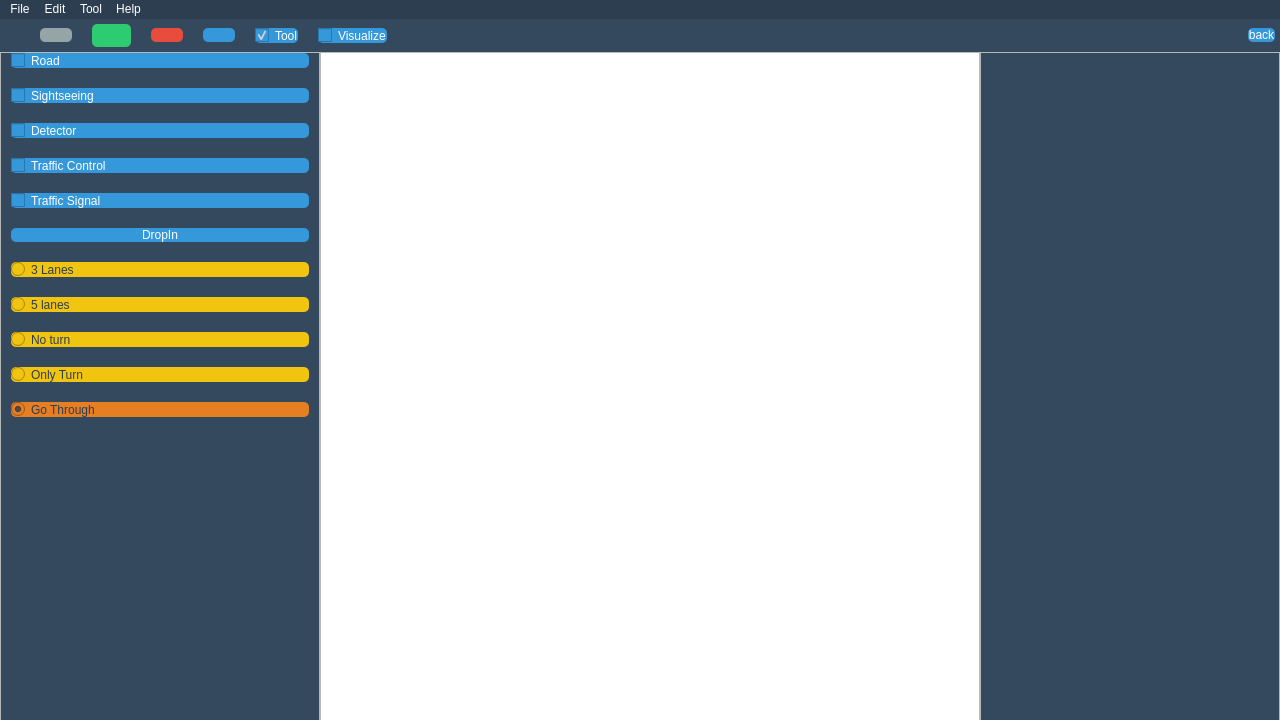
<?xml version="1.0" encoding="UTF-8"?>
<ui version="4.0">
 <class>MainWindow</class>
 <widget class="QMainWindow" name="MainWindow">
  <property name="geometry">
   <rect>
    <x>0</x>
    <y>0</y>
    <width>1280</width>
    <height>720</height>
   </rect>
  </property>
  <property name="sizePolicy">
   <sizepolicy hsizetype="Preferred" vsizetype="Preferred">
    <horstretch>0</horstretch>
    <verstretch>0</verstretch>
   </sizepolicy>
  </property>
  <property name="minimumSize">
   <size>
    <width>1280</width>
    <height>720</height>
   </size>
  </property>
  <property name="windowTitle">
   <string>MainWindow</string>
  </property>
  <property name="styleSheet">
   <string notr="true">QMenuBar{
	background-color:rgb(44,62,80);
	font:9pt&quot;Century Gothic&quot;;
	color:rgb(255,255,255);
}
QMenuBar::item:selected{
	background-color:rgb(255,255,255);
	font:10pt&quot;Century Gothic&quot;;
	color:rgb(52,73,94);
}
QWidget#open_simulation{
	background-color: rgb(52, 73, 94);
}
QWidget#main_windows{
	background-color: #34495e;
}</string>
  </property>
  <widget class="QWidget" name="centralWidget">
   <property name="sizePolicy">
    <sizepolicy hsizetype="Preferred" vsizetype="Preferred">
     <horstretch>0</horstretch>
     <verstretch>0</verstretch>
    </sizepolicy>
   </property>
   <property name="minimumSize">
    <size>
     <width>1280</width>
     <height>720</height>
    </size>
   </property>
   <property name="styleSheet">
    <string notr="true"/>
   </property>
   <layout class="QVBoxLayout" name="verticalLayout_5">
    <property name="spacing">
     <number>0</number>
    </property>
    <property name="leftMargin">
     <number>0</number>
    </property>
    <property name="topMargin">
     <number>0</number>
    </property>
    <property name="rightMargin">
     <number>0</number>
    </property>
    <property name="bottomMargin">
     <number>0</number>
    </property>
    <item>
     <widget class="QStackedWidget" name="stackedWidget">
      <property name="sizePolicy">
       <sizepolicy hsizetype="Preferred" vsizetype="Preferred">
        <horstretch>10</horstretch>
        <verstretch>10</verstretch>
       </sizepolicy>
      </property>
      <property name="styleSheet">
       <string notr="true"/>
      </property>
      <property name="frameShape">
       <enum>QFrame::NoFrame</enum>
      </property>
      <property name="currentIndex">
       <number>1</number>
      </property>
      <widget class="QWidget" name="main_windows">
       <property name="sizePolicy">
        <sizepolicy hsizetype="Preferred" vsizetype="Preferred">
         <horstretch>0</horstretch>
         <verstretch>0</verstretch>
        </sizepolicy>
       </property>
       <property name="styleSheet">
        <string notr="true">QPushButton{
	font: 15pt &quot;Century Gothic&quot;;
	color: rgb(255, 255, 255);
	background-color: #1abc9c;
	border-radius: 10px;
}
	QPushButton:pressed {
 	background-color: qlineargradient(x1: 0, y1: 0, x2: 0, y2: 1,stop: 0 #dadbde, 		stop: 1 #f6f7fa);
  }
QPushButton:hover{
	background-color:#3498db;
	font: italic 13pt &quot;Century Gothic&quot;;
}</string>
       </property>
       <layout class="QVBoxLayout" name="verticalLayout_4">
        <property name="spacing">
         <number>0</number>
        </property>
        <property name="leftMargin">
         <number>0</number>
        </property>
        <property name="topMargin">
         <number>0</number>
        </property>
        <property name="rightMargin">
         <number>0</number>
        </property>
        <property name="bottomMargin">
         <number>0</number>
        </property>
        <item>
         <layout class="QGridLayout" name="gridLayout_2">
          <property name="spacing">
           <number>0</number>
          </property>
          <item row="0" column="0">
           <layout class="QVBoxLayout" name="verticalLayout_3">
            <property name="spacing">
             <number>10</number>
            </property>
            <property name="sizeConstraint">
             <enum>QLayout::SetDefaultConstraint</enum>
            </property>
            <property name="leftMargin">
             <number>5</number>
            </property>
            <property name="rightMargin">
             <number>5</number>
            </property>
            <item>
             <spacer name="verticalSpacer_4">
              <property name="orientation">
               <enum>Qt::Vertical</enum>
              </property>
              <property name="sizeType">
               <enum>QSizePolicy::Expanding</enum>
              </property>
              <property name="sizeHint" stdset="0">
               <size>
                <width>20</width>
                <height>200</height>
               </size>
              </property>
             </spacer>
            </item>
            <item>
             <widget class="QFrame" name="icon">
              <property name="minimumSize">
               <size>
                <width>160</width>
                <height>160</height>
               </size>
              </property>
              <property name="maximumSize">
               <size>
                <width>160</width>
                <height>160</height>
               </size>
              </property>
              <property name="styleSheet">
               <string notr="true">image: url(:/icon/Image/Logo-AI.png);</string>
              </property>
              <property name="frameShape">
               <enum>QFrame::StyledPanel</enum>
              </property>
              <property name="frameShadow">
               <enum>QFrame::Raised</enum>
              </property>
             </widget>
            </item>
            <item>
             <spacer name="verticalSpacer_2">
              <property name="orientation">
               <enum>Qt::Vertical</enum>
              </property>
              <property name="sizeType">
               <enum>QSizePolicy::Expanding</enum>
              </property>
              <property name="sizeHint" stdset="0">
               <size>
                <width>20</width>
                <height>200</height>
               </size>
              </property>
             </spacer>
            </item>
            <item>
             <widget class="QPushButton" name="open_simulation_button">
              <property name="sizePolicy">
               <sizepolicy hsizetype="Preferred" vsizetype="Minimum">
                <horstretch>0</horstretch>
                <verstretch>0</verstretch>
               </sizepolicy>
              </property>
              <property name="minimumSize">
               <size>
                <width>160</width>
                <height>44</height>
               </size>
              </property>
              <property name="text">
               <string>Open Simulation</string>
              </property>
             </widget>
            </item>
            <item>
             <widget class="QPushButton" name="open_scene_button">
              <property name="sizePolicy">
               <sizepolicy hsizetype="Preferred" vsizetype="Minimum">
                <horstretch>0</horstretch>
                <verstretch>0</verstretch>
               </sizepolicy>
              </property>
              <property name="minimumSize">
               <size>
                <width>160</width>
                <height>44</height>
               </size>
              </property>
              <property name="text">
               <string>Open Scene</string>
              </property>
             </widget>
            </item>
            <item>
             <widget class="QPushButton" name="m_aboutus_button">
              <property name="sizePolicy">
               <sizepolicy hsizetype="Preferred" vsizetype="Minimum">
                <horstretch>0</horstretch>
                <verstretch>0</verstretch>
               </sizepolicy>
              </property>
              <property name="minimumSize">
               <size>
                <width>160</width>
                <height>44</height>
               </size>
              </property>
              <property name="text">
               <string>AboutUs</string>
              </property>
             </widget>
            </item>
            <item>
             <widget class="QPushButton" name="exit">
              <property name="sizePolicy">
               <sizepolicy hsizetype="Preferred" vsizetype="Minimum">
                <horstretch>0</horstretch>
                <verstretch>0</verstretch>
               </sizepolicy>
              </property>
              <property name="minimumSize">
               <size>
                <width>160</width>
                <height>44</height>
               </size>
              </property>
              <property name="text">
               <string>Exit</string>
              </property>
             </widget>
            </item>
            <item>
             <spacer name="verticalSpacer_3">
              <property name="orientation">
               <enum>Qt::Vertical</enum>
              </property>
              <property name="sizeType">
               <enum>QSizePolicy::Expanding</enum>
              </property>
              <property name="sizeHint" stdset="0">
               <size>
                <width>20</width>
                <height>200</height>
               </size>
              </property>
             </spacer>
            </item>
           </layout>
          </item>
          <item row="0" column="1">
           <widget class="QGraphicsView" name="demo_simulation">
            <property name="sizePolicy">
             <sizepolicy hsizetype="Expanding" vsizetype="Expanding">
              <horstretch>0</horstretch>
              <verstretch>0</verstretch>
             </sizepolicy>
            </property>
           </widget>
          </item>
         </layout>
        </item>
       </layout>
      </widget>
      <widget class="QWidget" name="open_simulation">
       <property name="sizePolicy">
        <sizepolicy hsizetype="Expanding" vsizetype="Expanding">
         <horstretch>0</horstretch>
         <verstretch>0</verstretch>
        </sizepolicy>
       </property>
       <property name="styleSheet">
        <string notr="true">QPushButton{
font: 12pt &quot;Segoe UI Light&quot;;
color: rgb(255, 255, 255);
background-color: rgb(52, 152, 219);
border-radius:5px;
}
 QPushButton:pressed {
 background-color: qlineargradient(x1: 0, y1: 0, x2: 0, y2: 1,stop: 0 #dadbde, stop: 1 #f6f7fa);
border-radius:1px;
  }
QPushButton:hover{
background-color: rgb(19, 57, 83);
border-radius:10px;
}
QPushButton#play{
background-color: rgb(46, 204, 113);
}
QPushButton#pause{
background-color: rgb(149, 165, 166);
}
QPushButton#stop{
background-color: rgb(231, 76, 60);
}
QCheckBox{
font: 12pt &quot;Segoe UI Light&quot;;
color: rgb(255, 255, 255);
background-color: rgb(52, 152, 219);
border-radius:5px;
}
QRadioButton{
font: 12pt &quot;Segoe UI Light&quot;;
color: rgb(44, 62, 80);
background-color: rgb(241, 196, 15);
border-radius:5px;
}</string>
       </property>
       <layout class="QVBoxLayout" name="verticalLayout_2">
        <property name="spacing">
         <number>0</number>
        </property>
        <property name="leftMargin">
         <number>0</number>
        </property>
        <property name="topMargin">
         <number>0</number>
        </property>
        <property name="rightMargin">
         <number>0</number>
        </property>
        <property name="bottomMargin">
         <number>0</number>
        </property>
        <item>
         <layout class="QGridLayout" name="gridLayout" rowstretch="0,0">
          <property name="sizeConstraint">
           <enum>QLayout::SetMaximumSize</enum>
          </property>
          <property name="leftMargin">
           <number>0</number>
          </property>
          <property name="spacing">
           <number>0</number>
          </property>
          <item row="1" column="1">
           <widget class="GraphicsView" name="graphicsView">
            <property name="mouseTracking">
             <bool>true</bool>
            </property>
            <property name="focusPolicy">
             <enum>Qt::ClickFocus</enum>
            </property>
            <property name="sceneRect">
             <rectf>
              <x>0.000000000000000</x>
              <y>0.000000000000000</y>
              <width>0.000000000000000</width>
              <height>0.000000000000000</height>
             </rectf>
            </property>
           </widget>
          </item>
          <item row="0" column="0" colspan="3">
           <layout class="QHBoxLayout" name="control_panel">
            <property name="spacing">
             <number>20</number>
            </property>
            <property name="leftMargin">
             <number>0</number>
            </property>
            <property name="topMargin">
             <number>5</number>
            </property>
            <property name="rightMargin">
             <number>5</number>
            </property>
            <property name="bottomMargin">
             <number>5</number>
            </property>
            <item>
             <spacer name="horizontalSpacer_2">
              <property name="orientation">
               <enum>Qt::Horizontal</enum>
              </property>
              <property name="sizeType">
               <enum>QSizePolicy::Minimum</enum>
              </property>
              <property name="sizeHint" stdset="0">
               <size>
                <width>40</width>
                <height>20</height>
               </size>
              </property>
             </spacer>
            </item>
            <item>
             <widget class="QPushButton" name="pause">
              <property name="text">
               <string/>
              </property>
              <property name="icon">
               <iconset resource="../resource.qrc">
                <normaloff>:/icon/Image/pause-icon.png</normaloff>:/icon/Image/pause-icon.png</iconset>
              </property>
             </widget>
            </item>
            <item>
             <widget class="QPushButton" name="play">
              <property name="font">
               <font>
                <family>Segoe UI Light</family>
                <pointsize>12</pointsize>
                <weight>50</weight>
                <italic>false</italic>
                <bold>false</bold>
               </font>
              </property>
              <property name="text">
               <string/>
              </property>
              <property name="icon">
               <iconset resource="../resource.qrc">
                <normaloff>:/icon/Image/play-icon.png</normaloff>:/icon/Image/play-icon.png</iconset>
              </property>
             </widget>
            </item>
            <item>
             <widget class="QPushButton" name="stop">
              <property name="text">
               <string/>
              </property>
              <property name="icon">
               <iconset resource="../resource.qrc">
                <normaloff>:/icon/Image/stop-icon.png</normaloff>:/icon/Image/stop-icon.png</iconset>
              </property>
             </widget>
            </item>
            <item>
             <widget class="QPushButton" name="reset">
              <property name="text">
               <string/>
              </property>
              <property name="icon">
               <iconset resource="../resource.qrc">
                <normaloff>:/icon/Image/reset-icon.png</normaloff>:/icon/Image/reset-icon.png</iconset>
              </property>
              <property name="flat">
               <bool>false</bool>
              </property>
             </widget>
            </item>
            <item>
             <widget class="QCheckBox" name="m_tool_panel_check_box">
              <property name="text">
               <string>Tool</string>
              </property>
              <property name="icon">
               <iconset resource="../resource.qrc">
                <normaloff>:/icon/Image/tool-icon.png</normaloff>:/icon/Image/tool-icon.png</iconset>
              </property>
              <property name="checked">
               <bool>true</bool>
              </property>
             </widget>
            </item>
            <item>
             <widget class="QCheckBox" name="m_visualize_panel_check_box">
              <property name="text">
               <string>Visualize</string>
              </property>
              <property name="icon">
               <iconset resource="../resource.qrc">
                <normaloff>:/icon/Image/visualize-icon.png</normaloff>:/icon/Image/visualize-icon.png</iconset>
              </property>
             </widget>
            </item>
            <item>
             <spacer name="horizontalSpacer">
              <property name="orientation">
               <enum>Qt::Horizontal</enum>
              </property>
              <property name="sizeHint" stdset="0">
               <size>
                <width>40</width>
                <height>20</height>
               </size>
              </property>
             </spacer>
            </item>
            <item>
             <widget class="QPushButton" name="back">
              <property name="text">
               <string>back</string>
              </property>
             </widget>
            </item>
           </layout>
          </item>
          <item row="1" column="2">
           <widget class="QFrame" name="m_visualize_frame">
            <property name="sizePolicy">
             <sizepolicy hsizetype="Fixed" vsizetype="Expanding">
              <horstretch>0</horstretch>
              <verstretch>0</verstretch>
             </sizepolicy>
            </property>
            <property name="minimumSize">
             <size>
              <width>300</width>
              <height>0</height>
             </size>
            </property>
            <property name="frameShape">
             <enum>QFrame::StyledPanel</enum>
            </property>
            <property name="frameShadow">
             <enum>QFrame::Raised</enum>
            </property>
            <layout class="QVBoxLayout" name="verticalLayout_9">
             <property name="spacing">
              <number>0</number>
             </property>
             <property name="leftMargin">
              <number>0</number>
             </property>
             <property name="topMargin">
              <number>0</number>
             </property>
             <property name="rightMargin">
              <number>0</number>
             </property>
             <property name="bottomMargin">
              <number>0</number>
             </property>
             <item>
              <widget class="VisualizePanel" name="m_visualzie_widget" native="true">
               <property name="sizePolicy">
                <sizepolicy hsizetype="Expanding" vsizetype="Preferred">
                 <horstretch>0</horstretch>
                 <verstretch>0</verstretch>
                </sizepolicy>
               </property>
              </widget>
             </item>
            </layout>
           </widget>
          </item>
          <item row="1" column="0">
           <widget class="QFrame" name="m_tool_panel_frame">
            <property name="sizePolicy">
             <sizepolicy hsizetype="Fixed" vsizetype="Expanding">
              <horstretch>0</horstretch>
              <verstretch>0</verstretch>
             </sizepolicy>
            </property>
            <property name="minimumSize">
             <size>
              <width>50</width>
              <height>0</height>
             </size>
            </property>
            <property name="frameShape">
             <enum>QFrame::StyledPanel</enum>
            </property>
            <property name="frameShadow">
             <enum>QFrame::Raised</enum>
            </property>
            <layout class="QVBoxLayout" name="verticalLayout_10">
             <property name="spacing">
              <number>0</number>
             </property>
             <property name="leftMargin">
              <number>0</number>
             </property>
             <property name="topMargin">
              <number>0</number>
             </property>
             <property name="rightMargin">
              <number>0</number>
             </property>
             <property name="bottomMargin">
              <number>0</number>
             </property>
             <item>
              <layout class="QVBoxLayout" name="tool_panel">
               <property name="spacing">
                <number>20</number>
               </property>
               <property name="sizeConstraint">
                <enum>QLayout::SetDefaultConstraint</enum>
               </property>
               <property name="leftMargin">
                <number>10</number>
               </property>
               <property name="rightMargin">
                <number>10</number>
               </property>
               <item>
                <widget class="QCheckBox" name="m_road_check_button">
                 <property name="text">
                  <string>Road</string>
                 </property>
                </widget>
               </item>
               <item>
                <widget class="QCheckBox" name="m_sightseeing_button">
                 <property name="text">
                  <string>Sightseeing</string>
                 </property>
                </widget>
               </item>
               <item>
                <widget class="QCheckBox" name="m_detector_button">
                 <property name="text">
                  <string>Detector</string>
                 </property>
                </widget>
               </item>
               <item>
                <widget class="QCheckBox" name="m_manul_control_button">
                 <property name="focusPolicy">
                  <enum>Qt::StrongFocus</enum>
                 </property>
                 <property name="text">
                  <string>Traffic Control</string>
                 </property>
                </widget>
               </item>
               <item>
                <widget class="QCheckBox" name="m_no_traffic">
                 <property name="focusPolicy">
                  <enum>Qt::StrongFocus</enum>
                 </property>
                 <property name="text">
                  <string>Traffic Signal</string>
                 </property>
                </widget>
               </item>
               <item>
                <widget class="QPushButton" name="m_drop_in">
                 <property name="text">
                  <string>DropIn</string>
                 </property>
                </widget>
               </item>
               <item>
                <widget class="QRadioButton" name="m_3_lanes">
                 <property name="text">
                  <string>3 Lanes</string>
                 </property>
                 <property name="checked">
                  <bool>false</bool>
                 </property>
                </widget>
               </item>
               <item>
                <widget class="QRadioButton" name="m_5_lanes">
                 <property name="text">
                  <string>5 lanes</string>
                 </property>
                 <property name="checked">
                  <bool>false</bool>
                 </property>
                </widget>
               </item>
               <item>
                <widget class="QRadioButton" name="m_no_turn">
                 <property name="text">
                  <string>No turn</string>
                 </property>
                 <property name="checked">
                  <bool>false</bool>
                 </property>
                </widget>
               </item>
               <item>
                <widget class="QRadioButton" name="m_only_turn">
                 <property name="text">
                  <string>Only Turn</string>
                 </property>
                 <property name="checked">
                  <bool>false</bool>
                 </property>
                </widget>
               </item>
               <item>
                <widget class="QRadioButton" name="m_go_though">
                 <property name="styleSheet">
                  <string notr="true">background-color: rgb(230, 126, 34);</string>
                 </property>
                 <property name="text">
                  <string>Go Through</string>
                 </property>
                 <property name="checkable">
                  <bool>true</bool>
                 </property>
                 <property name="checked">
                  <bool>true</bool>
                 </property>
                 <property name="autoExclusive">
                  <bool>false</bool>
                 </property>
                </widget>
               </item>
               <item>
                <widget class="SimulationControl" name="m_simulation_control_widget" native="true">
                 <property name="sizePolicy">
                  <sizepolicy hsizetype="Fixed" vsizetype="Fixed">
                   <horstretch>0</horstretch>
                   <verstretch>0</verstretch>
                  </sizepolicy>
                 </property>
                 <property name="minimumSize">
                  <size>
                   <width>298</width>
                   <height>100</height>
                  </size>
                 </property>
                 <property name="maximumSize">
                  <size>
                   <width>298</width>
                   <height>300</height>
                  </size>
                 </property>
                 <property name="baseSize">
                  <size>
                   <width>100</width>
                   <height>20</height>
                  </size>
                 </property>
                 <property name="styleSheet">
                  <string notr="true">QLabel{
	
	color: rgb(255, 255, 255);
}</string>
                 </property>
                </widget>
               </item>
               <item>
                <spacer name="verticalSpacer">
                 <property name="orientation">
                  <enum>Qt::Vertical</enum>
                 </property>
                 <property name="sizeType">
                  <enum>QSizePolicy::Expanding</enum>
                 </property>
                 <property name="sizeHint" stdset="0">
                  <size>
                   <width>20</width>
                   <height>40</height>
                  </size>
                 </property>
                </spacer>
               </item>
              </layout>
             </item>
            </layout>
           </widget>
          </item>
         </layout>
        </item>
       </layout>
      </widget>
      <widget class="QWidget" name="open_scene">
       <property name="sizePolicy">
        <sizepolicy hsizetype="Preferred" vsizetype="Preferred">
         <horstretch>0</horstretch>
         <verstretch>0</verstretch>
        </sizepolicy>
       </property>
      </widget>
      <widget class="QWidget" name="m_about_us_page">
       <property name="styleSheet">
        <string notr="true">QPushButton{
font: 12pt &quot;Segoe UI Light&quot;;
color: rgb(255, 255, 255);
background-color: rgb(52, 152, 219);
border-radius:5px;
}
 QPushButton:pressed {
 background-color: qlineargradient(x1: 0, y1: 0, x2: 0, y2: 1,stop: 0 #dadbde, stop: 1 #f6f7fa);
border-radius:1px;
  }
QPushButton:hover{
background-color: rgb(19, 57, 83);
border-radius:10px;
}
QPushButton#play{
background-color: rgb(46, 204, 113);
}
QPushButton#pause{
background-color: rgb(149, 165, 166);
}
QPushButton#stop{
background-color: rgb(231, 76, 60);
}
QLabel#m_title_content{
rgb(255, 255, 255)
}</string>
       </property>
       <layout class="QVBoxLayout" name="verticalLayout">
        <property name="spacing">
         <number>0</number>
        </property>
        <property name="leftMargin">
         <number>0</number>
        </property>
        <property name="topMargin">
         <number>0</number>
        </property>
        <property name="rightMargin">
         <number>0</number>
        </property>
        <property name="bottomMargin">
         <number>0</number>
        </property>
        <item>
         <widget class="QFrame" name="m_title_content">
          <property name="sizePolicy">
           <sizepolicy hsizetype="Expanding" vsizetype="Preferred">
            <horstretch>0</horstretch>
            <verstretch>0</verstretch>
           </sizepolicy>
          </property>
          <property name="minimumSize">
           <size>
            <width>0</width>
            <height>30</height>
           </size>
          </property>
          <property name="styleSheet">
           <string notr="true">QPushButton{
font: 12pt &quot;Segoe UI Light&quot;;
color: rgb(255, 255, 255);
background-color: rgb(52, 152, 219);
border-radius:5px;
}
 QPushButton:pressed {
 background-color: qlineargradient(x1: 0, y1: 0, x2: 0, y2: 1,stop: 0 #dadbde, stop: 1 #f6f7fa);
border-radius:1px;
  }
QPushButton:hover{
background-color: rgb(19, 57, 83);
border-radius:10px;
}
QPushButton#play{
background-color: rgb(46, 204, 113);
}
QPushButton#pause{
background-color: rgb(149, 165, 166);
}
QPushButton#stop{
background-color: rgb(231, 76, 60);
}
QLabel{
color: rgb(255, 255, 255);
font: 16pt &quot;Segoe UI Light&quot;;
}
QFrame{
background-color: rgb(52, 73, 94);
}</string>
          </property>
          <property name="frameShape">
           <enum>QFrame::StyledPanel</enum>
          </property>
          <property name="frameShadow">
           <enum>QFrame::Raised</enum>
          </property>
          <layout class="QHBoxLayout" name="horizontalLayout">
           <item>
            <spacer name="horizontalSpacer_3">
             <property name="orientation">
              <enum>Qt::Horizontal</enum>
             </property>
             <property name="sizeHint" stdset="0">
              <size>
               <width>371</width>
               <height>20</height>
              </size>
             </property>
            </spacer>
           </item>
           <item>
            <widget class="QLabel" name="m_text_label">
             <property name="text">
              <string>About Us</string>
             </property>
            </widget>
           </item>
           <item>
            <spacer name="horizontalSpacer_4">
             <property name="orientation">
              <enum>Qt::Horizontal</enum>
             </property>
             <property name="sizeType">
              <enum>QSizePolicy::Expanding</enum>
             </property>
             <property name="sizeHint" stdset="0">
              <size>
               <width>370</width>
               <height>20</height>
              </size>
             </property>
            </spacer>
           </item>
           <item>
            <widget class="QPushButton" name="m_back_button">
             <property name="text">
              <string>Back</string>
             </property>
            </widget>
           </item>
          </layout>
         </widget>
        </item>
        <item>
         <widget class="QFrame" name="m_about_us_content">
          <property name="sizePolicy">
           <sizepolicy hsizetype="Expanding" vsizetype="Expanding">
            <horstretch>0</horstretch>
            <verstretch>0</verstretch>
           </sizepolicy>
          </property>
          <property name="frameShape">
           <enum>QFrame::StyledPanel</enum>
          </property>
          <property name="frameShadow">
           <enum>QFrame::Raised</enum>
          </property>
         </widget>
        </item>
       </layout>
      </widget>
     </widget>
    </item>
   </layout>
  </widget>
  <widget class="QMenuBar" name="menuBar">
   <property name="geometry">
    <rect>
     <x>0</x>
     <y>0</y>
     <width>1280</width>
     <height>23</height>
    </rect>
   </property>
   <widget class="QMenu" name="menuFile">
    <property name="title">
     <string>File</string>
    </property>
    <widget class="QMenu" name="menuExport">
     <property name="title">
      <string>Export</string>
     </property>
     <addaction name="actionPNG"/>
    </widget>
    <addaction name="actionNew"/>
    <addaction name="actionOpen"/>
    <addaction name="actionClose"/>
    <addaction name="actionSave"/>
    <addaction name="menuExport"/>
    <addaction name="actionExit"/>
   </widget>
   <widget class="QMenu" name="menuEdit">
    <property name="title">
     <string>Edit</string>
    </property>
   </widget>
   <widget class="QMenu" name="menuTool">
    <property name="title">
     <string>Tool</string>
    </property>
   </widget>
   <widget class="QMenu" name="menuHelp">
    <property name="title">
     <string>Help</string>
    </property>
   </widget>
   <addaction name="menuFile"/>
   <addaction name="menuEdit"/>
   <addaction name="menuTool"/>
   <addaction name="menuHelp"/>
  </widget>
  <action name="actionNew">
   <property name="text">
    <string>New</string>
   </property>
  </action>
  <action name="actionOpen">
   <property name="text">
    <string>Open</string>
   </property>
  </action>
  <action name="actionClose">
   <property name="text">
    <string>Close</string>
   </property>
  </action>
  <action name="actionSave">
   <property name="text">
    <string>Save</string>
   </property>
  </action>
  <action name="actionExit">
   <property name="text">
    <string>Exit</string>
   </property>
  </action>
  <action name="actionPNG">
   <property name="text">
    <string>PNG</string>
   </property>
  </action>
 </widget>
 <layoutdefault spacing="6" margin="11"/>
 <customwidgets>
  <customwidget>
   <class>SimulationControl</class>
   <extends>QWidget</extends>
   <header location="global">simulationcontrol.h</header>
   <container>1</container>
  </customwidget>
  <customwidget>
   <class>VisualizePanel</class>
   <extends>QWidget</extends>
   <header location="global">visualizepanel.h</header>
   <container>1</container>
  </customwidget>
  <customwidget>
   <class>GraphicsView</class>
   <extends>QGraphicsView</extends>
   <header>graphicsview.h</header>
  </customwidget>
 </customwidgets>
 <resources>
  <include location="../resource.qrc"/>
 </resources>
 <connections/>
</ui>
